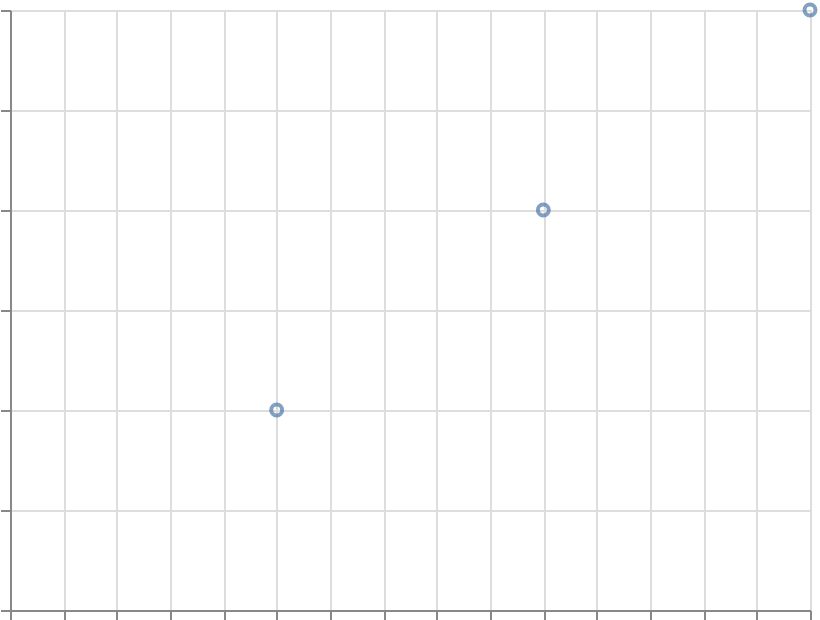

Write the Vega-Lite specification saved for this chart.
### Vega-Lite specification from a JSON file in a GitHub repository (floating-point values rounded to 4 significant figures)
{"$schema": "https://vega.github.io/schema/vega-lite/v6.json", "width": 400, "height": 300, "padding": 5, "autosize": "none", "data": {"name": "table", "values": [{"x": 1, "y": 2}, {"x": 2, "y": 4}, {"x": 3, "y": 6}]}, "mark": "point", "encoding": {"x": {"field": "x", "type": "quantitative", "axis": {"labels": false, "title": null}}, "y": {"field": "y", "type": "quantitative", "axis": {"labels": false, "title": null}}}}
